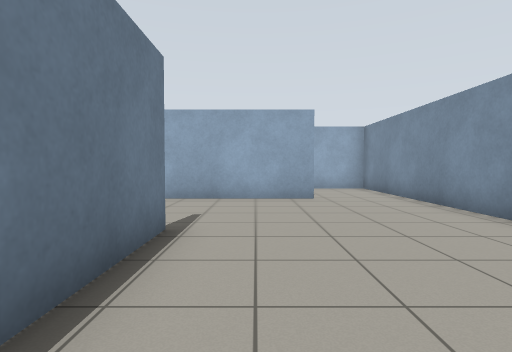
[1] (above)

18 first-person views from a walk through a world built for the Gazebo simulator. The camera is 0.94 m above the floor, tilts 2° down and sees 80° across. The floor is counted in squares, 1 m on a side. Each view is taken from the middle of a square. On the plan, view 1 faces up. The plan holds only what a view shows up to about 11 squares ahead; the rest is blank.

[2]
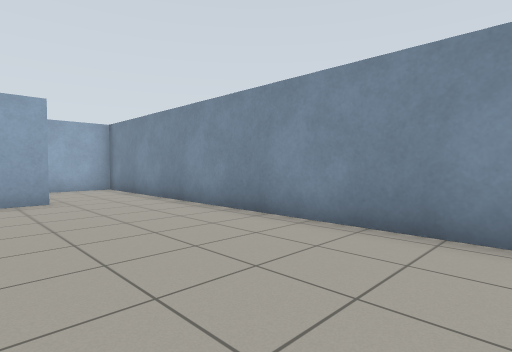

[3]
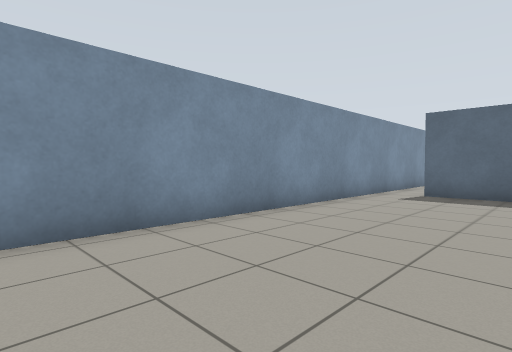

[4]
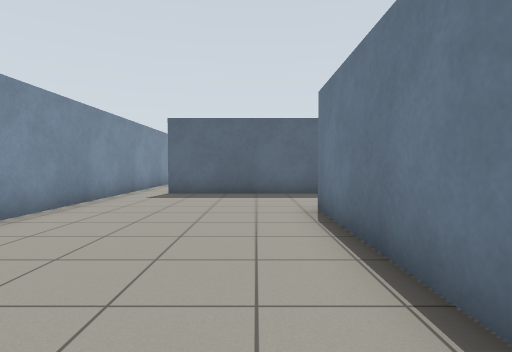

[5]
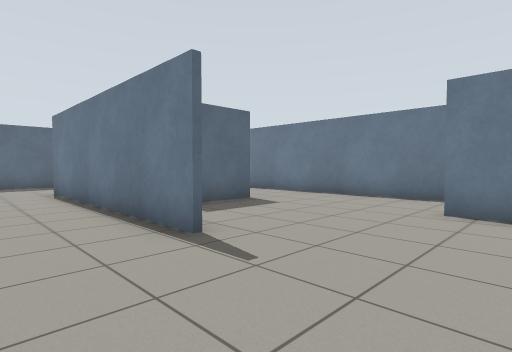

[6]
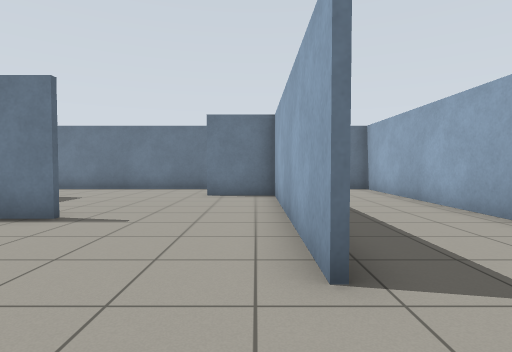

[7]
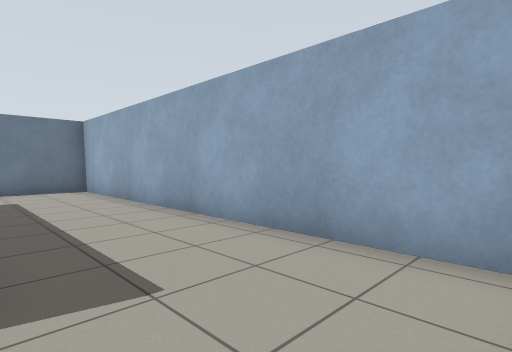

[8]
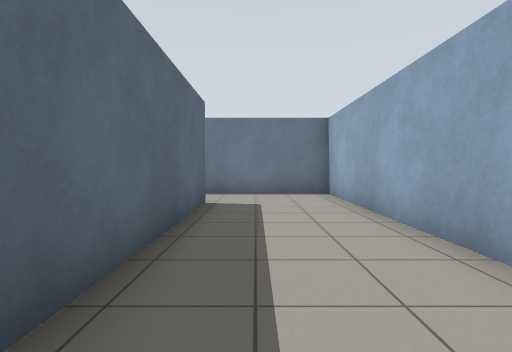

[9]
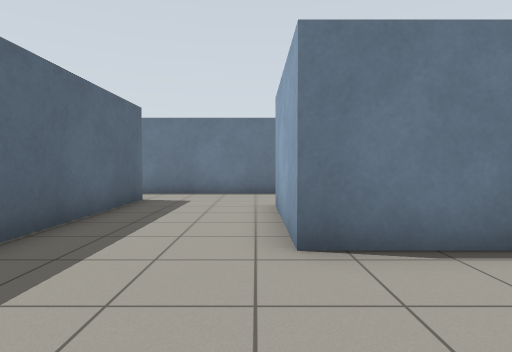

[10]
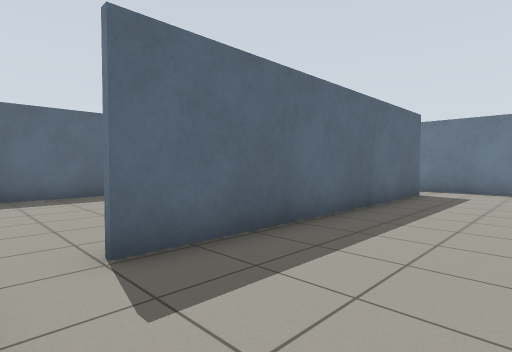

[11]
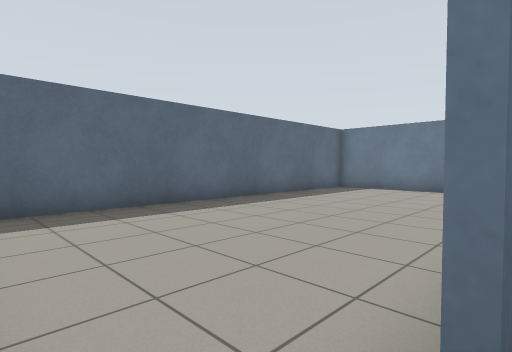

[12]
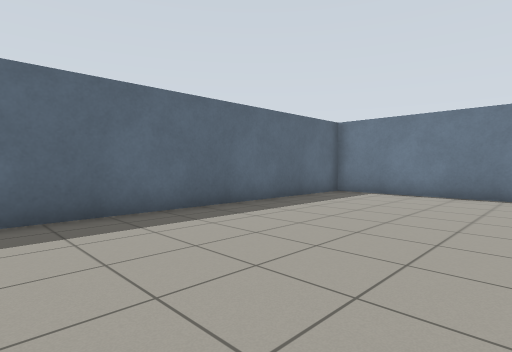

[13]
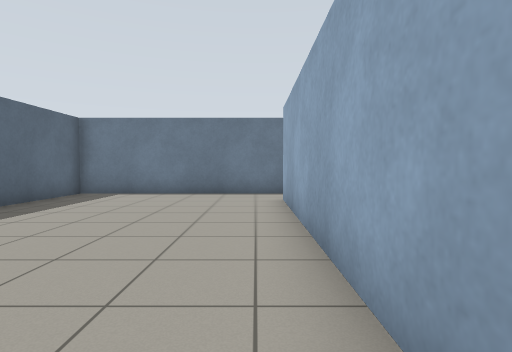

[14]
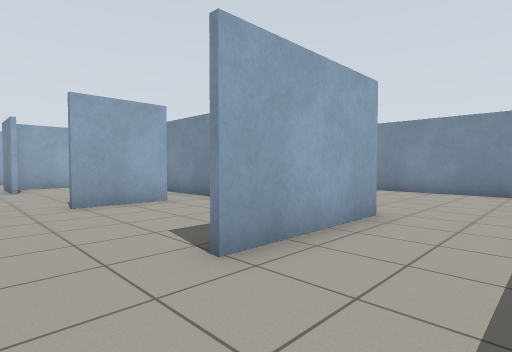

[15]
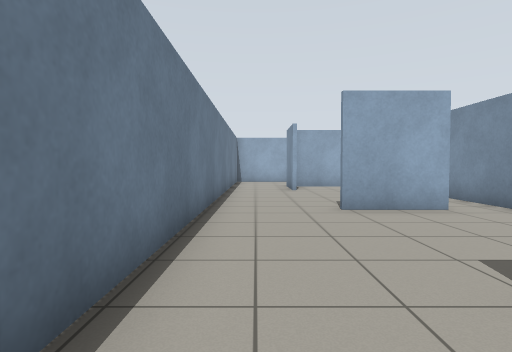

[16]
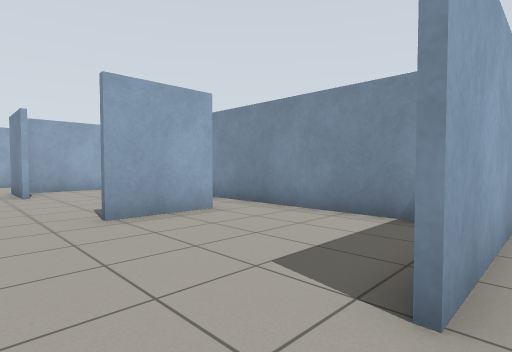

[17]
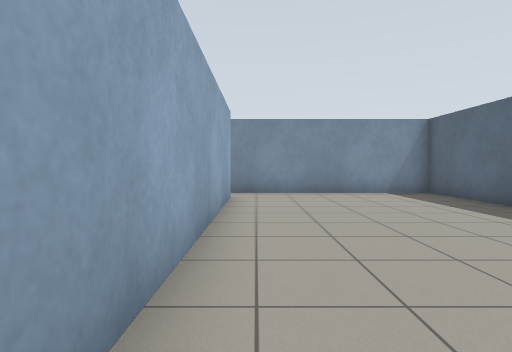

[18]
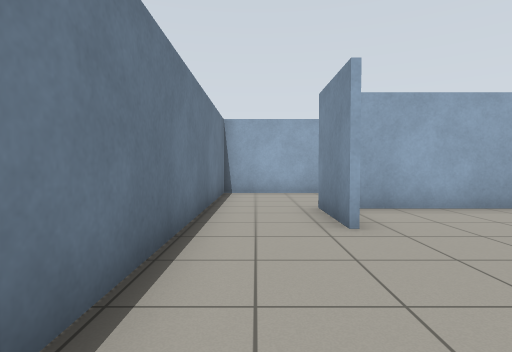

### Floor plan
Points are (right, up) in squares from view 1. A wall is a line through its corners. A room is listed if a view was taken in it or the views show most of it. See-through windows are left out.
Room 1 (views 1, 2, 3, 4, 5, 6, 7, 8, 9, 10, 11, 14, 15, 16, 18)
walls: (-1.3, 4.5) (-1.3, -3.6) (-5.1, -3.6); (-1.5, 1.6) (-1.5, 4.1); (-5.3, 1.6) (-3.5, 1.6); (1.7, 8.6) (-5.5, 8.6) (-5.5, 6.4); (-5.6, 6.4) (-5.6, 8.7) (0.6, 8.7); (-8.1, -2.6) (-8.1, -7.6); (3.8, 12.4) (-8.1, 12.4) (-8.1, 1.4); (4.4, -7.6) (4.4, 11.2); (-6.4, -7.1) (3, -7.1)
ways out: opening at (-7, -7) to room 2; opening at (3.5, -7) to room 2; opening at (-6.5, -3) to room 3; opening at (-6.5, 2) to room 3; opening at (-2, 2) to room 3
Room 2 (views 12, 13, 17)
walls: (2.9, -7.3) (-6.4, -7.3); (-8.1, -7.6) (-8.1, -13.8) (4.4, -13.8) (4.4, -7.6)
ways out: opening at (-7, -7) to room 1; opening at (3.5, -7) to room 1
Room 3 (no view inside)
walls: (-2.9, 1.4) (-5.3, 1.4); (-8.1, 1.4) (-8.1, -2.6); (-1.5, -2.4) (-1.5, 1.6)
ways out: opening at (-6.5, -3) to room 1; opening at (-6.5, 2) to room 1; opening at (-2, 2) to room 1

Where each view was taken, in squares from view 1:
view 1: 0 up, 0 right, facing up
view 2: 0 up, 0 right, facing up-right
view 3: 3 up, 0 right, facing down-right
view 4: 3 up, 0 right, facing down
view 5: 8 up, 1 right, facing down-left
view 6: 8 up, 4 right, facing left
view 7: 9 up, 4 right, facing up-left
view 8: 10 up, 2 right, facing left
view 9: 4 down, 2 right, facing left
view 10: 4 down, 4 right, facing down-left
view 11: 7 down, 4 right, facing down-left
view 12: 8 down, 2 right, facing down-left
view 13: 8 down, 2 right, facing left
view 14: 6 down, 7 left, facing up-right
view 15: 5 down, 7 left, facing up
view 16: 4 down, 7 left, facing up-right
view 17: 8 down, 6 left, facing right
view 18: 2 up, 7 left, facing up
